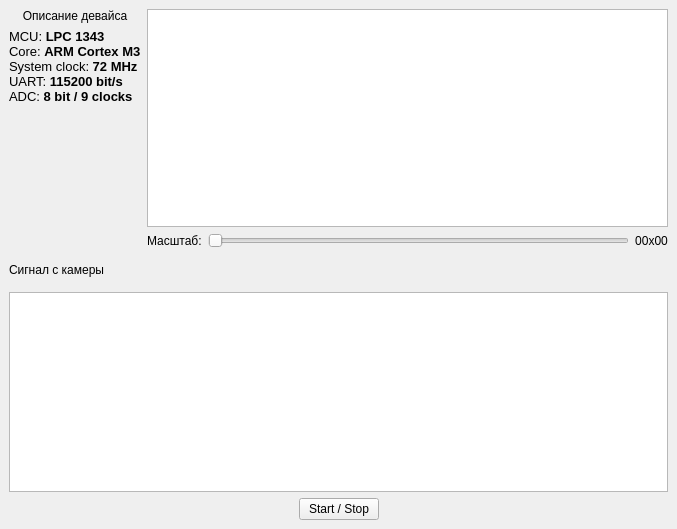
<?xml version="1.0" encoding="UTF-8"?>
<ui version="4.0">
 <class>MainWindow</class>
 <widget class="QMainWindow" name="MainWindow">
  <property name="geometry">
   <rect>
    <x>0</x>
    <y>0</y>
    <width>677</width>
    <height>529</height>
   </rect>
  </property>
  <property name="windowTitle">
   <string>Lab #11. Оцифровка аналогового видео сигнала с камеры</string>
  </property>
  <widget class="QWidget" name="centralwidget">
   <layout class="QVBoxLayout" name="verticalLayout_5">
    <item>
     <layout class="QHBoxLayout" name="horizontalLayout_3">
      <item>
       <layout class="QVBoxLayout" name="verticalLayout_3">
        <item>
         <widget class="QLabel" name="label_3">
          <property name="sizePolicy">
           <sizepolicy hsizetype="Preferred" vsizetype="Maximum">
            <horstretch>0</horstretch>
            <verstretch>0</verstretch>
           </sizepolicy>
          </property>
          <property name="text">
           <string>Описание девайса</string>
          </property>
          <property name="alignment">
           <set>Qt::AlignHCenter|Qt::AlignTop</set>
          </property>
         </widget>
        </item>
        <item>
         <widget class="QLabel" name="label">
          <property name="text">
           <string>&lt;!DOCTYPE HTML PUBLIC &quot;-//W3C//DTD HTML 4.0//EN&quot; &quot;http://www.w3.org/TR/REC-html40/strict.dtd&quot;&gt;
&lt;html&gt;&lt;head&gt;&lt;meta name=&quot;qrichtext&quot; content=&quot;1&quot; /&gt;&lt;style type=&quot;text/css&quot;&gt;
p, li { white-space: pre-wrap; }
&lt;/style&gt;&lt;/head&gt;&lt;body style=&quot; font-family:'Sans'; font-size:10pt; font-weight:400; font-style:normal;&quot;&gt;
&lt;p style=&quot; margin-top:0px; margin-bottom:0px; margin-left:0px; margin-right:0px; -qt-block-indent:0; text-indent:0px;&quot;&gt;MCU: &lt;span style=&quot; font-weight:600;&quot;&gt;LPC 1343&lt;/span&gt;&lt;/p&gt;
&lt;p style=&quot; margin-top:0px; margin-bottom:0px; margin-left:0px; margin-right:0px; -qt-block-indent:0; text-indent:0px;&quot;&gt;Core: &lt;span style=&quot; font-weight:600;&quot;&gt;ARM Cortex M3&lt;/span&gt;&lt;/p&gt;
&lt;p style=&quot; margin-top:0px; margin-bottom:0px; margin-left:0px; margin-right:0px; -qt-block-indent:0; text-indent:0px;&quot;&gt;System clock: &lt;span style=&quot; font-weight:600;&quot;&gt;72 MHz&lt;/span&gt;&lt;/p&gt;
&lt;p style=&quot; margin-top:0px; margin-bottom:0px; margin-left:0px; margin-right:0px; -qt-block-indent:0; text-indent:0px;&quot;&gt;UART: &lt;span style=&quot; font-weight:600;&quot;&gt;115200 bit/s&lt;/span&gt;&lt;/p&gt;
&lt;p style=&quot; margin-top:0px; margin-bottom:0px; margin-left:0px; margin-right:0px; -qt-block-indent:0; text-indent:0px;&quot;&gt;ADC: &lt;span style=&quot; font-weight:600;&quot;&gt;8 bit / 9 clocks&lt;/span&gt;&lt;/p&gt;&lt;/body&gt;&lt;/html&gt;</string>
          </property>
          <property name="alignment">
           <set>Qt::AlignLeading|Qt::AlignLeft|Qt::AlignTop</set>
          </property>
          <property name="wordWrap">
           <bool>true</bool>
          </property>
         </widget>
        </item>
       </layout>
      </item>
      <item>
       <layout class="QVBoxLayout" name="verticalLayout_4">
        <item>
         <widget class="QGraphicsView" name="graphViewImage"/>
        </item>
        <item>
         <layout class="QVBoxLayout" name="verticalLayout">
          <item>
           <layout class="QHBoxLayout" name="horizontalLayout_2">
            <item>
             <widget class="QLabel" name="labelScale">
              <property name="text">
               <string>Масштаб:</string>
              </property>
             </widget>
            </item>
            <item>
             <widget class="QSlider" name="horSliderScale">
              <property name="minimum">
               <number>1</number>
              </property>
              <property name="maximum">
               <number>10</number>
              </property>
              <property name="singleStep">
               <number>1</number>
              </property>
              <property name="pageStep">
               <number>1</number>
              </property>
              <property name="value">
               <number>1</number>
              </property>
              <property name="tracking">
               <bool>true</bool>
              </property>
              <property name="orientation">
               <enum>Qt::Horizontal</enum>
              </property>
             </widget>
            </item>
            <item>
             <widget class="QLabel" name="labelScaleXY">
              <property name="text">
               <string>00x00</string>
              </property>
              <property name="alignment">
               <set>Qt::AlignCenter</set>
              </property>
             </widget>
            </item>
           </layout>
          </item>
         </layout>
        </item>
       </layout>
      </item>
     </layout>
    </item>
    <item>
     <layout class="QVBoxLayout" name="verticalLayout_2">
      <item>
       <widget class="QLabel" name="label_2">
        <property name="text">
         <string>Сигнал с камеры</string>
        </property>
       </widget>
      </item>
      <item>
       <widget class="QGraphicsView" name="graphViewOscilloscope">
        <property name="sizePolicy">
         <sizepolicy hsizetype="Expanding" vsizetype="MinimumExpanding">
          <horstretch>0</horstretch>
          <verstretch>0</verstretch>
         </sizepolicy>
        </property>
        <property name="minimumSize">
         <size>
          <width>0</width>
          <height>10</height>
         </size>
        </property>
        <property name="maximumSize">
         <size>
          <width>16777215</width>
          <height>200</height>
         </size>
        </property>
       </widget>
      </item>
     </layout>
    </item>
    <item>
     <layout class="QHBoxLayout" name="horizontalLayout">
      <item>
       <spacer name="horizontalSpacer">
        <property name="orientation">
         <enum>Qt::Horizontal</enum>
        </property>
        <property name="sizeHint" stdset="0">
         <size>
          <width>40</width>
          <height>20</height>
         </size>
        </property>
       </spacer>
      </item>
      <item>
       <widget class="QPushButton" name="pushButtonStartStop">
        <property name="text">
         <string>Start / Stop</string>
        </property>
       </widget>
      </item>
      <item>
       <spacer name="horizontalSpacer_2">
        <property name="orientation">
         <enum>Qt::Horizontal</enum>
        </property>
        <property name="sizeHint" stdset="0">
         <size>
          <width>40</width>
          <height>20</height>
         </size>
        </property>
       </spacer>
      </item>
     </layout>
    </item>
   </layout>
  </widget>
 </widget>
 <resources/>
 <connections/>
</ui>
